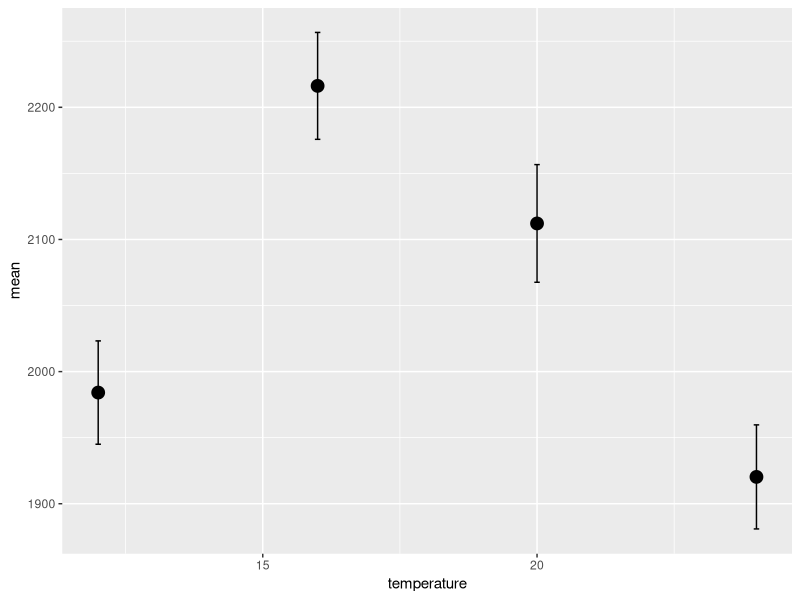
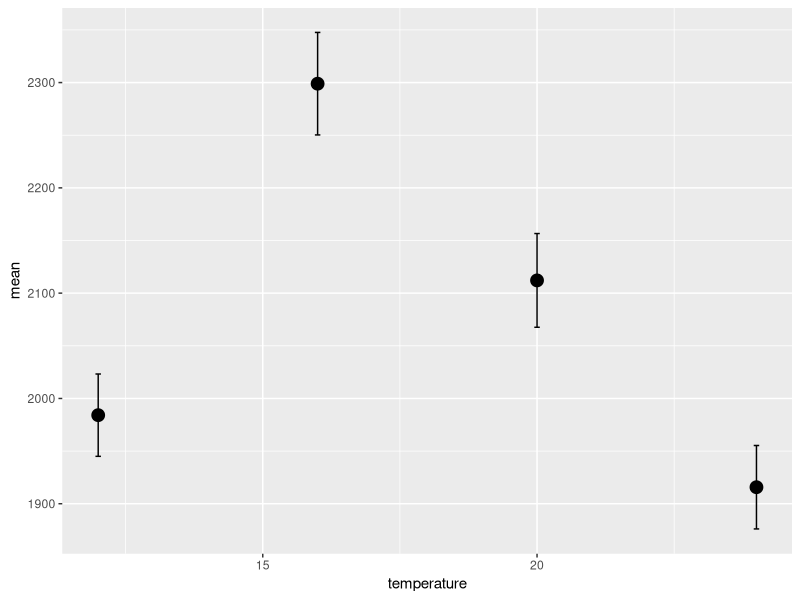

The R source for these figures, in order:
#### Daph TSR lengths



# load packages -----------------------------------------------------------

library(tidyverse)
library(stringr)
library(lubridate)
library(plotrix)

# read in data ------------------------------------------------------------

lengths_raw <- read_csv("data-raw/daph-tsr-lengths.csv")

## do I need to add the last lengths to this file??
## lengths_raw only has data up until August 16, need to add the subsequent data!

lengths_data7 <- read_csv("data-processed/data7.csv")
lengths_data3 <- read_csv("data-processed/data3.csv")



lengths <- lengths_raw %>% 
	mutate(date = mdy(date)) %>% 
	mutate(length = as.numeric(length))

lengths %>% 
	# filter(version == 2) %>%
	filter(temperature > 10) %>% 
	filter(length > 1000) %>% 
	group_by(temperature) %>% 
	summarise_each(funs(mean, std.error), length) %>%
	ggplot(aes(x = temperature, y = mean)) + geom_point(size = 4) +
	# geom_smooth() + 
	geom_errorbar(aes(ymin = mean - std.error, ymax = mean + std.error), width = 0.1)


lengths_adults <- lengths %>% 
	filter(length > 1000)

## now need to bring in the data from after august 16

str(lengths_data3)

lengths_long4 <- read_csv("data-processed/data_long4.csv")
str(lengths_long4)
str(lengths_raw)

lengths_long4 %>% 
	filter(date < as.Date("2016-08-16"))

### ok merge the lengths_long4 with lengths
### first rename some of the columns so they match up

lengths_2 <- lengths %>%
	rename(life_stage = `clutch no`) %>% 
	mutate(life_stage = as.character(life_stage))
	
lengths_all <- bind_rows(lengths_long4, lengths_2)

write_csv(lengths_all, "data-processed/lengths_all.csv")


lengths_all_adult <- lengths_all %>% 
	filter(length > 1000) %>% 
	distinct(length, .keep_all = TRUE)

lengths_all_adult %>% 
filter(temperature > 10) %>% 
	filter(length > 1000) %>% 
	group_by(temperature) %>% 
	summarise_each(funs(mean, std.error), length) %>%
	ggplot(aes(x = temperature, y = mean)) + geom_point(size = 4) +
	# geom_smooth() + 
	geom_errorbar(aes(ymin = mean - std.error, ymax = mean + std.error), width = 0.1)


### OK next step is clean up the lengths_all_adult so we can get growth rates over time

### let's take lengths_all_adult, and see if we can extract the letter associated with each individual
#nope this doesn't work
# lengths_all_adult %>% 
# 	separate(ID, into = c("letter", "other"), sep = "[A-Z]", remove = FALSE) %>% View


?separate
separate
